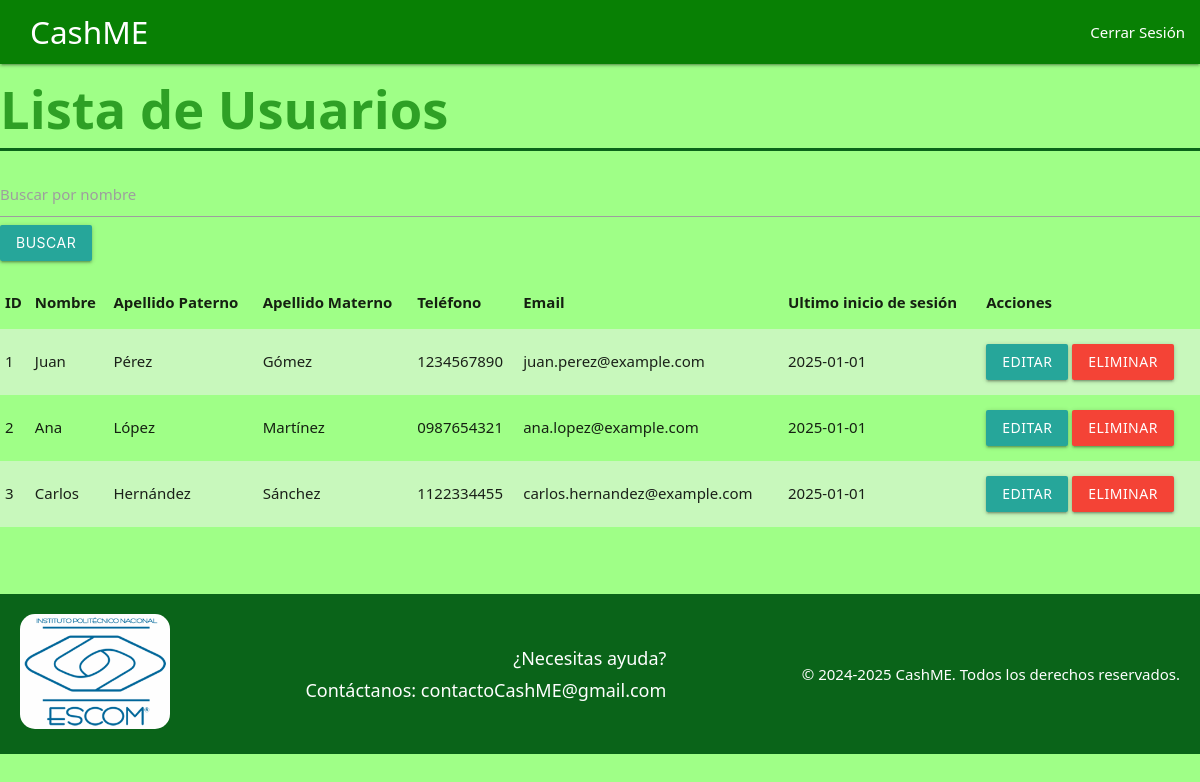
The app's page /admin/CRUD.php (signed in), older data.
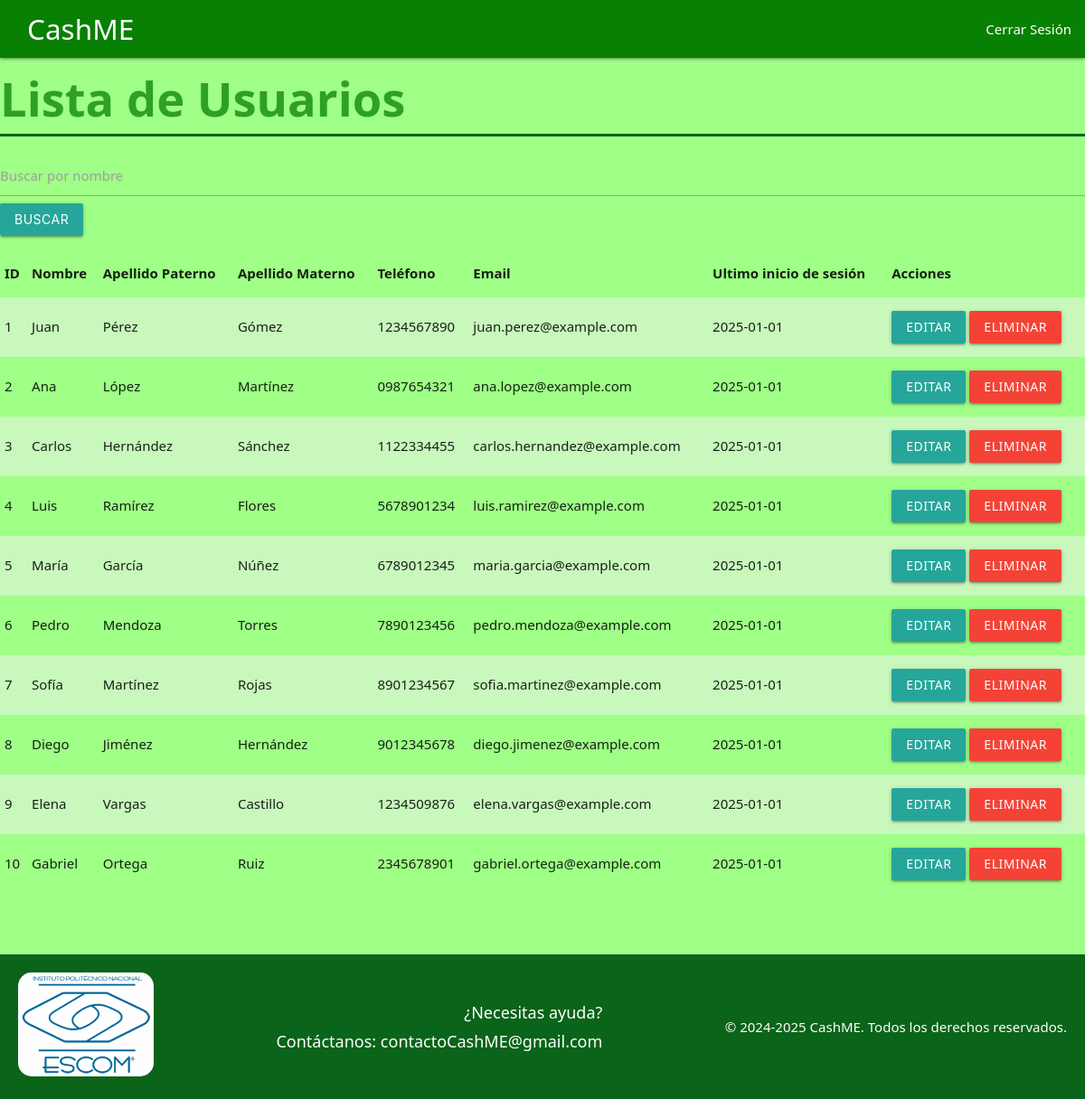
The same page, newer data.
### tables this page shows
CREATE TABLE IF NOT EXISTS `usuario` (
  `idUsuario` INT NOT NULL AUTO_INCREMENT,
  `usuarioNom` VARCHAR(45) NULL,
  `usuarioApePat` VARCHAR(30) NULL,
  `usuarioApeMat` VARCHAR(30) NULL,
  `usuarioTel` VARCHAR(45) NULL,
  `usuarioEmail` VARCHAR(45) NULL,
  `usuarioContra` VARCHAR(45) NULL,
  `usuarioSesion` DATE NULL,
  PRIMARY KEY (`idUsuario`));

### admin/CRUD.php (the view, shortened to what this page needs)
<?php
$conn = new mysqli("localhost", "root", "123456", "dbCashme");
    $search = isset($_GET['search']) ? $_GET['search'] : '';
    $sql = "SELECT idUsuario, usuarioNom, usuarioApePat, usuarioApeMat, usuarioTel, usuarioEmail, usuarioSesion FROM usuario WHERE usuarioNom LIKE ? OR usuarioApePat LIKE ? OR usuarioApeMat LIKE ? OR usuarioEmail LIKE ?";
    $stmt = $conn->prepare($sql);
    $searchParam = '%' . $search . '%';
    $stmt->bind_param("ssss", $searchParam, $searchParam, $searchParam, $searchParam);
    $stmt->execute();
    $result = $stmt->get_result();
?>
<!DOCTYPE html>
<html lang="en">
<head>
    <link rel="stylesheet" href="https://cdnjs.cloudflare.com/ajax/libs/materialize/1.0.0/css/materialize.min.css">
    <link href="../css/styles_06.css" rel="stylesheet">
</head>
<body>
    <nav>
        <div class="nav-wrapper">
            <a href="../cashme/index.html" class="brand-logo">CashME</a>
            <ul id="nav-mobile" class="right hide-on-med-and-down">
                <li><a id="cierre" href="logout_AD.php">Cerrar Sesión</a></li>
            </ul>
        </div>
    </nav>
    <div class="container" style="width: 100%;">
        <h5 class="center-align">Lista de Usuarios</h5>
        <form method="GET" action="CRUD.php">
            <div class="input-field">
                <input type="text" id="search" name="search" value="<?= htmlspecialchars($search) ?>">
                <label for="search">Buscar por nombre</label>
                <button type="submit" class="btn">Buscar</button>
            </div>
        </form>
        <table class="striped">
            <thead>
                <tr>
                    <th>ID</th>
                    <th>Nombre</th>
                    <th>Apellido Paterno</th>
                    <th>Apellido Materno</th>
                    <th>Teléfono</th>
                    <th>Email</th>
                    <th>Ultimo inicio de sesión</th>
                    <th>Acciones</th>
                </tr>
            </thead>
            <tbody>
                <?php if ($result->num_rows > 0): ?>
                    <?php while ($row = $result->fetch_assoc()): ?>
                        <tr>
                            <td><?= $row["idUsuario"] ?></td>
                            <td><?= $row["usuarioNom"] ?></td>
                            <td><?= $row["usuarioApePat"] ?></td>
                            <td><?= $row["usuarioApeMat"] ?></td>
                            <td><?= $row["usuarioTel"] ?></td>
                            <td><?= $row["usuarioEmail"] ?></td>
                            <td><?= $row["usuarioSesion"] ?></td>
                            <td>
                                <a href="editarUsuario.php?id=<?= $row["idUsuario"] ?>" class="btn">Editar</a>
                                <a href="?eliminar=1&id=<?= $row["idUsuario"] ?>" class="btn red">Eliminar</a>
                            </td>
                        </tr>
                    <?php endwhile; ?>
                <?php else: ?>
                    <tr><td colspan="8">No hay usuarios registrados</td></tr>
                <?php endif; ?>
            </tbody>
        </table>
    </div>
    <br>
    <br>
    <br>
    <footer class="footer">
        <div class="footer-container">
            <div class="footer-logo">
                <img src="../img/logoEscom.png" alt="Logo de la empresa" class="footer-image">
            </div>
            <div class="footer-contact">
                <p>¿Necesitas ayuda?</p>
                <p>Contáctanos: contactoCashME@gmail.com</p>
            </div>
            <p>&copy; 2024-2025 CashME. Todos los derechos reservados.</p>
        </div>
    </footer>
</body>
</html>

### css/styles_06.css (style rules this page uses)
:root { --azul: rgb(30, 27, 209); --azul2: rgba(54, 54, 252, 0.726); --azul3: rgb(51, 165, 180); --negro: #000000; --gris: #363434; --blanco: #fefefe; --nar1: #9fff87; --nar2: #79df66; --nar3: #54bf46; --nar4: #2ea025; --nar5: #0a6419; --nar6: #13670d; --nar7: #088004; --rojo: rgb(224, 0, 0); --verde: #34cf26; --orange-50: #9fff87; --orange-100: #79df66; --orange-500: #54bf46; --orange-600: #2ea025; --orange-700: #088004; --gray-600: #4b5563; --gray-700: #374151; }
body { font-family: "Montserrat", serif; font-optical-sizing: auto; font-weight: 400; font-style: normal; background-color: var(--nar1); padding: 0rem; line-height: 1.5; }
.nav-wrapper { background-color: var(--nar7); }
.brand-logo { margin: 0px 30px; }
* { margin: 0; padding: 0; box-sizing: border-box; font-family: 'Segoe UI', Tahoma, Geneva, Verdana, sans-serif; }
h5.center-align { text-align: left; font-size: 3.5rem; font-weight: bold; color: var(--nar4); border-bottom: 3px solid var(--nar5); padding-bottom: 10px; margin-bottom: 20px; }
.footer { background-color: var(--nar5); padding: 20px; width: 100%; box-sizing: border-box; }
.footer-container { max-width: 1200px; margin: 0 auto; display: flex; justify-content: space-between; align-items: center; flex-wrap: wrap; gap: 20px; }
.footer-image { width: 150px; height: auto; }
.footer-contact { color: var(--blanco); text-align: right; font-family: Arial, sans-serif; }
.footer-contact p { margin: 5px 0; font-size: 18px; }
footer p { color: var(--blanco); }
img { background-color: var(--blanco); border-radius: 15px; }

Row changes from the older to the newer data that the page shows:
added usuario: idUsuario "4", usuarioNom "Luis", usuarioApePat "Ramírez", usuarioApeMat "Flores", usuarioTel "5678901234", usuarioEmail "luis.ramirez@example.com", usuarioSesion "2025-01-01"
added usuario: idUsuario "5", usuarioNom "María", usuarioApePat "García", usuarioApeMat "Núñez", usuarioTel "6789012345", usuarioEmail "maria.garcia@example.com", usuarioSesion "2025-01-01"
added usuario: idUsuario "6", usuarioNom "Pedro", usuarioApePat "Mendoza", usuarioApeMat "Torres", usuarioTel "7890123456", usuarioEmail "pedro.mendoza@example.com", usuarioSesion "2025-01-01"
added usuario: idUsuario "7", usuarioNom "Sofía", usuarioApePat "Martínez", usuarioApeMat "Rojas", usuarioTel "8901234567", usuarioEmail "sofia.martinez@example.com", usuarioSesion "2025-01-01"
added usuario: idUsuario "8", usuarioNom "Diego", usuarioApePat "Jiménez", usuarioApeMat "Hernández", usuarioTel "9012345678", usuarioEmail "diego.jimenez@example.com", usuarioSesion "2025-01-01"
added usuario: idUsuario "9", usuarioNom "Elena", usuarioApePat "Vargas", usuarioApeMat "Castillo", usuarioTel "1234509876", usuarioEmail "elena.vargas@example.com", usuarioSesion "2025-01-01"
added usuario: idUsuario "10", usuarioNom "Gabriel", usuarioApePat "Ortega", usuarioApeMat "Ruiz", usuarioTel "2345678901", usuarioEmail "gabriel.ortega@example.com", usuarioSesion "2025-01-01"
